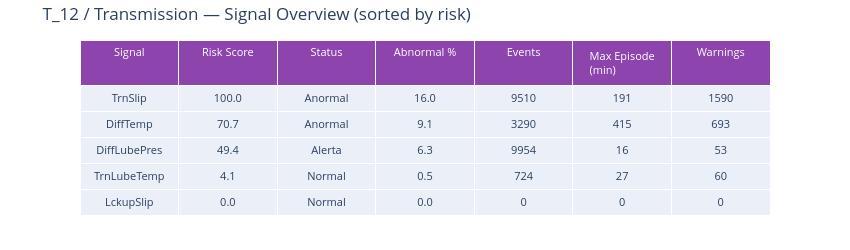

Notebook source saved alongside this figure:
### Code cell
# --- Section: Most Concerning Signals in Selected System ---
# Combine deviation + events + trends for signal-level overview

system_signals = deviation[
    (deviation['unit'] == SELECTED_UNIT) & (deviation['system'] == SELECTED_SYSTEM)
].sort_values('risk_score', ascending=False)

# Enrich with event count per signal
unit_events = events[events['unit'] == SELECTED_UNIT]
event_counts = unit_events.groupby('feature').agg(
    n_events=('event_group', 'count'),
    max_duration=('duration_minutes', 'max'),
    n_warnings=('event_type_weighted', lambda x: (x == 'warning').sum())
).reset_index().rename(columns={'feature': 'signal'})

signal_summary = system_signals.merge(event_counts, on='signal', how='left').fillna(0)
signal_summary = signal_summary[[
    'signal', 'risk_score', 'status', 'abnormal_pct', 'n_events', 'max_duration', 'n_warnings'
]].sort_values('risk_score', ascending=False)
signal_summary.columns = ['Signal', 'Risk Score', 'Status', 'Abnormal %', 'Events', 'Max Episode (min)', 'Warnings']

fig_signal_table = go.Figure(data=[go.Table(
    header=dict(
        values=list(signal_summary.columns),
        fill_color='#8e44ad', font=dict(color='white', size=11), align='center'
    ),
    cells=dict(
        values=[signal_summary[c] for c in signal_summary.columns],
        align='center', height=26, font=dict(size=11),
        format=[None, '.1f', None, '.1f', '.0f', '.0f', '.0f']
    )
)])
fig_signal_table.update_layout(
    title=f'{SELECTED_UNIT} / {SELECTED_SYSTEM} — Signal Overview (sorted by risk)',
    height=250, width=850, margin=dict(t=40, b=10)
)
fig_signal_table.show()

### Figure 1 — Plotly figure (JSON) as saved in the notebook; plotly's stock layout.template omitted (floating-point values rounded to 4 significant figures)
{"data": [{"cells": {"align": "center", "font": {"size": 11}, "format": [null, ".1f", null, ".1f", ".0f", ".0f", ".0f"], "height": 26, "values": [["TrnSlip", "DiffTemp", "DiffLubePres", "TrnLubeTemp", "LckupSlip"], [100, 70.7, 49.4, 4.1, 0], ["Anormal", "Anormal", "Alerta", "Normal", "Normal"], [16.03, 9.06, 6.34, 0.52, 0], [9510, 3290, 9954, 724, 0], [191, 415, 16, 27, 0], [1590, 693, 53, 60, 0]]}, "header": {"align": "center", "fill": {"color": "#8e44ad"}, "font": {"color": "white", "size": 11}, "values": ["Signal", "Risk Score", "Status", "Abnormal %", "Events", "Max Episode (min)", "Warnings"]}, "type": "table"}], "layout": {"height": 250, "margin": {"b": 10, "t": 40}, "title": {"text": "T_12 / Transmission — Signal Overview (sorted by risk)"}, "width": 850}}
